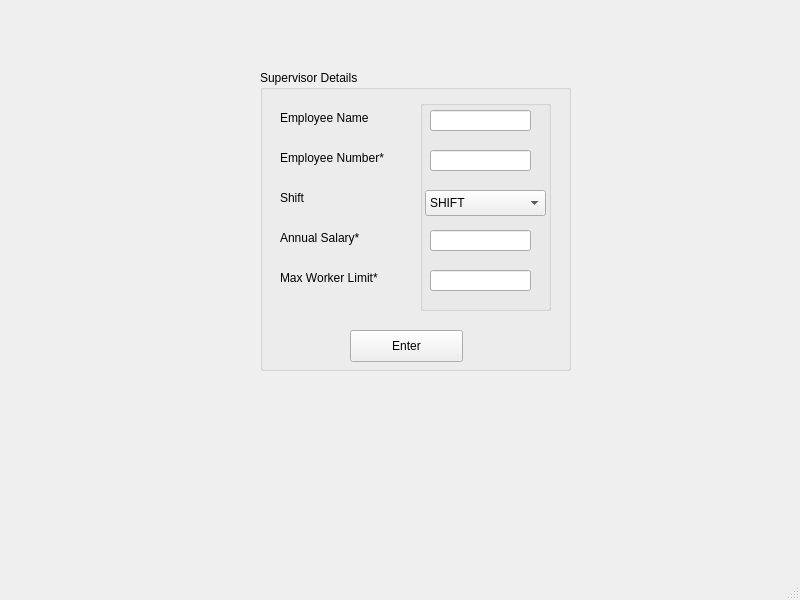
<?xml version="1.0" encoding="UTF-8"?>
<ui version="4.0">
 <class>MainWindow</class>
 <widget class="QMainWindow" name="MainWindow">
  <property name="geometry">
   <rect>
    <x>0</x>
    <y>0</y>
    <width>800</width>
    <height>600</height>
   </rect>
  </property>
  <property name="windowTitle">
   <string>MainWindow</string>
  </property>
  <widget class="QWidget" name="centralwidget">
   <widget class="QGroupBox" name="supervisor_gb">
    <property name="geometry">
     <rect>
      <x>260</x>
      <y>70</y>
      <width>311</width>
      <height>301</height>
     </rect>
    </property>
    <property name="title">
     <string>Supervisor Details</string>
    </property>
    <widget class="QGroupBox" name="supervisor_input_gb">
     <property name="geometry">
      <rect>
       <x>160</x>
       <y>30</y>
       <width>131</width>
       <height>211</height>
      </rect>
     </property>
     <property name="title">
      <string/>
     </property>
     <widget class="QLineEdit" name="supervisor_emp_num_input">
      <property name="geometry">
       <rect>
        <x>10</x>
        <y>50</y>
        <width>101</width>
        <height>21</height>
       </rect>
      </property>
     </widget>
     <widget class="QLineEdit" name="supervisor_name_input">
      <property name="geometry">
       <rect>
        <x>10</x>
        <y>10</y>
        <width>101</width>
        <height>21</height>
       </rect>
      </property>
     </widget>
     <widget class="QComboBox" name="supervisor_shift_dropdown">
      <property name="geometry">
       <rect>
        <x>5</x>
        <y>90</y>
        <width>121</width>
        <height>26</height>
       </rect>
      </property>
      <item>
       <property name="text">
        <string>SHIFT</string>
       </property>
      </item>
      <item>
       <property name="text">
        <string>DAY</string>
       </property>
      </item>
      <item>
       <property name="text">
        <string>NIGHT</string>
       </property>
      </item>
      <item>
       <property name="text">
        <string>SWING</string>
       </property>
      </item>
     </widget>
     <widget class="QLineEdit" name="supervisor_salary_input">
      <property name="geometry">
       <rect>
        <x>10</x>
        <y>130</y>
        <width>101</width>
        <height>21</height>
       </rect>
      </property>
     </widget>
     <widget class="QLineEdit" name="supervisor_max_workers_input">
      <property name="geometry">
       <rect>
        <x>10</x>
        <y>170</y>
        <width>101</width>
        <height>21</height>
       </rect>
      </property>
     </widget>
    </widget>
    <widget class="QLabel" name="supervisor_name_label">
     <property name="geometry">
      <rect>
       <x>20</x>
       <y>40</y>
       <width>111</width>
       <height>16</height>
      </rect>
     </property>
     <property name="text">
      <string>Employee Name</string>
     </property>
    </widget>
    <widget class="QLabel" name="supervisor_emp_num_label">
     <property name="geometry">
      <rect>
       <x>20</x>
       <y>80</y>
       <width>121</width>
       <height>16</height>
      </rect>
     </property>
     <property name="text">
      <string>Employee Number*</string>
     </property>
    </widget>
    <widget class="QPushButton" name="enter_supervisor">
     <property name="geometry">
      <rect>
       <x>90</x>
       <y>260</y>
       <width>113</width>
       <height>32</height>
      </rect>
     </property>
     <property name="text">
      <string>Enter</string>
     </property>
    </widget>
    <widget class="QLabel" name="supervisor_shift_label">
     <property name="geometry">
      <rect>
       <x>20</x>
       <y>120</y>
       <width>31</width>
       <height>16</height>
      </rect>
     </property>
     <property name="text">
      <string>Shift</string>
     </property>
    </widget>
    <widget class="QLabel" name="supervisor_salary_label">
     <property name="geometry">
      <rect>
       <x>20</x>
       <y>160</y>
       <width>111</width>
       <height>16</height>
      </rect>
     </property>
     <property name="text">
      <string>Annual Salary*</string>
     </property>
    </widget>
    <widget class="QLabel" name="supervisor_max_workers_label">
     <property name="geometry">
      <rect>
       <x>20</x>
       <y>200</y>
       <width>111</width>
       <height>16</height>
      </rect>
     </property>
     <property name="text">
      <string>Max Worker Limit*</string>
     </property>
    </widget>
   </widget>
  </widget>
  <widget class="QMenuBar" name="menubar">
   <property name="geometry">
    <rect>
     <x>0</x>
     <y>0</y>
     <width>800</width>
     <height>24</height>
    </rect>
   </property>
  </widget>
  <widget class="QStatusBar" name="statusbar"/>
 </widget>
 <resources/>
 <connections/>
</ui>
